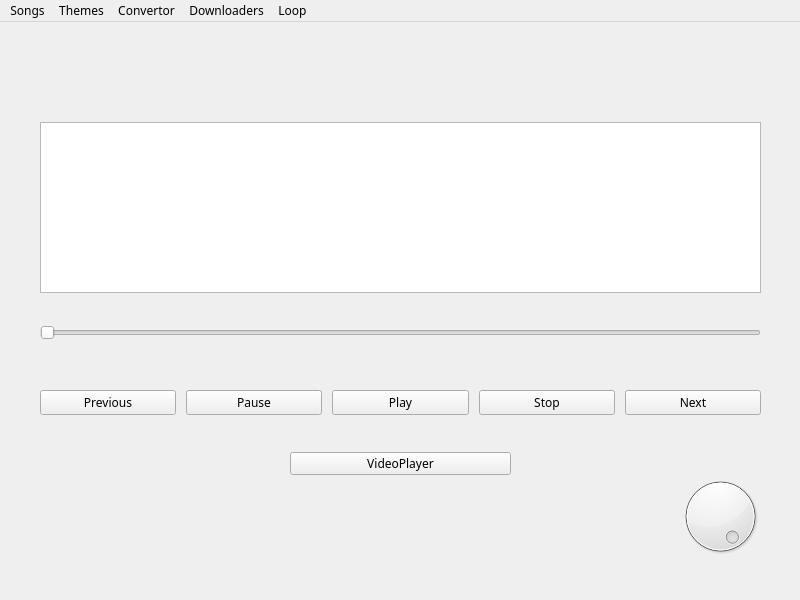
<?xml version="1.0" encoding="UTF-8"?>
<ui version="4.0">
 <class>MusicMainWindow</class>
 <widget class="QMainWindow" name="MainWindow">
  <property name="windowModality">
   <enum>Qt::ApplicationModal</enum>
  </property>
  <property name="geometry">
   <rect>
    <x>0</x>
    <y>0</y>
    <width>800</width>
    <height>600</height>
   </rect>
  </property>
  <property name="font">
   <font>
    <family>Google Sans</family>
   </font>
  </property>
  <property name="windowTitle">
   <string>TheRagingBeast</string>
  </property>
  <property name="styleSheet">
   <string notr="true"/>
  </property>
  <widget class="QWidget" name="centralwidget">
   <widget class="QWidget" name="verticalLayoutWidget">
    <property name="geometry">
     <rect>
      <x>0</x>
      <y>10</y>
      <width>800</width>
      <height>80</height>
     </rect>
    </property>
    <layout class="QVBoxLayout" name="verticalLayout">
     <property name="spacing">
      <number>0</number>
     </property>
     <property name="sizeConstraint">
      <enum>QLayout::SetDefaultConstraint</enum>
     </property>
     <item alignment="Qt::AlignHCenter|Qt::AlignVCenter">
      <widget class="QLabel" name="trblogo">
       <property name="text">
        <string/>
       </property>
       <property name="pixmap">
        <pixmap>assets/logo.png</pixmap>
       </property>
       <property name="alignment">
        <set>Qt::AlignCenter</set>
       </property>
       <property name="indent">
        <number>0</number>
       </property>
      </widget>
     </item>
    </layout>
   </widget>
   <widget class="QWidget" name="horizontalLayoutWidget">
    <property name="geometry">
     <rect>
      <x>40</x>
      <y>340</y>
      <width>721</width>
      <height>81</height>
     </rect>
    </property>
    <layout class="QHBoxLayout" name="horizontalLayout" stretch="0,0,0,0,0">
     <property name="spacing">
      <number>10</number>
     </property>
     <property name="sizeConstraint">
      <enum>QLayout::SetDefaultConstraint</enum>
     </property>
     <item>
      <widget class="QPushButton" name="prevbutton">
       <property name="text">
        <string>Previous</string>
       </property>
      </widget>
     </item>
     <item>
      <widget class="QPushButton" name="pausebutton">
       <property name="text">
        <string>Pause</string>
       </property>
      </widget>
     </item>
     <item>
      <widget class="QPushButton" name="playbutton">
       <property name="text">
        <string>Play</string>
       </property>
      </widget>
     </item>
     <item>
      <widget class="QPushButton" name="stopbutton">
       <property name="text">
        <string>Stop</string>
       </property>
      </widget>
     </item>
     <item>
      <widget class="QPushButton" name="nextbutton">
       <property name="text">
        <string>Next</string>
       </property>
      </widget>
     </item>
    </layout>
   </widget>
   <widget class="QWidget" name="verticalLayoutWidget_2">
    <property name="geometry">
     <rect>
      <x>40</x>
      <y>280</y>
      <width>721</width>
      <height>61</height>
     </rect>
    </property>
    <layout class="QVBoxLayout" name="verticalLayout_2">
     <item>
      <widget class="QSlider" name="songslider">
       <property name="cursor">
        <cursorShape>ArrowCursor</cursorShape>
       </property>
       <property name="mouseTracking">
        <bool>true</bool>
       </property>
       <property name="focusPolicy">
        <enum>Qt::StrongFocus</enum>
       </property>
       <property name="maximum">
        <number>1000000000</number>
       </property>
       <property name="pageStep">
        <number>10</number>
       </property>
       <property name="orientation">
        <enum>Qt::Horizontal</enum>
       </property>
      </widget>
     </item>
    </layout>
   </widget>
   <widget class="QLabel" name="loadinganim">
    <property name="geometry">
     <rect>
      <x>290</x>
      <y>450</y>
      <width>151</width>
      <height>61</height>
     </rect>
    </property>
    <property name="text">
     <string/>
    </property>
   </widget>
   <widget class="QListView" name="songslist">
    <property name="geometry">
     <rect>
      <x>40</x>
      <y>100</y>
      <width>721</width>
      <height>171</height>
     </rect>
    </property>
    <property name="focusPolicy">
     <enum>Qt::StrongFocus</enum>
    </property>
    <property name="editTriggers">
     <set>QAbstractItemView::NoEditTriggers</set>
    </property>
    <property name="dragEnabled">
     <bool>false</bool>
    </property>
    <property name="dragDropMode">
     <enum>QAbstractItemView::DragOnly</enum>
    </property>
    <property name="defaultDropAction">
     <enum>Qt::MoveAction</enum>
    </property>
   </widget>
   <widget class="QWidget" name="verticalLayoutWidget_3">
    <property name="geometry">
     <rect>
      <x>0</x>
      <y>530</y>
      <width>801</width>
      <height>41</height>
     </rect>
    </property>
    <layout class="QVBoxLayout" name="verticalLayout_3">
     <item alignment="Qt::AlignHCenter">
      <widget class="QLabel" name="infolabel">
       <property name="sizePolicy">
        <sizepolicy hsizetype="Maximum" vsizetype="Preferred">
         <horstretch>0</horstretch>
         <verstretch>0</verstretch>
        </sizepolicy>
       </property>
       <property name="minimumSize">
        <size>
         <width>500</width>
         <height>0</height>
        </size>
       </property>
       <property name="maximumSize">
        <size>
         <width>83</width>
         <height>16777215</height>
        </size>
       </property>
       <property name="text">
        <string/>
       </property>
       <property name="textFormat">
        <enum>Qt::AutoText</enum>
       </property>
       <property name="alignment">
        <set>Qt::AlignCenter</set>
       </property>
      </widget>
     </item>
    </layout>
   </widget>
   <widget class="QLabel" name="nowplaying">
    <property name="geometry">
     <rect>
      <x>0</x>
      <y>480</y>
      <width>561</width>
      <height>39</height>
     </rect>
    </property>
    <property name="text">
     <string/>
    </property>
   </widget>
   <widget class="QDial" name="voldial">
    <property name="geometry">
     <rect>
      <x>650</x>
      <y>450</y>
      <width>141</width>
      <height>89</height>
     </rect>
    </property>
    <property name="maximum">
     <number>100</number>
    </property>
    <property name="value">
     <number>100</number>
    </property>
    <property name="wrapping">
     <bool>false</bool>
    </property>
    <property name="notchesVisible">
     <bool>false</bool>
    </property>
   </widget>
   <widget class="QPushButton" name="videobut">
    <property name="geometry">
     <rect>
      <x>290</x>
      <y>430</y>
      <width>221</width>
      <height>23</height>
     </rect>
    </property>
    <property name="text">
     <string>VideoPlayer</string>
    </property>
   </widget>
  </widget>
  <widget class="QMenuBar" name="menubar">
   <property name="geometry">
    <rect>
     <x>0</x>
     <y>0</y>
     <width>800</width>
     <height>21</height>
    </rect>
   </property>
   <widget class="QMenu" name="menuSongs">
    <property name="title">
     <string>Songs</string>
    </property>
    <widget class="QMenu" name="menuCreate_Playlist">
     <property name="title">
      <string>Create Playlist</string>
     </property>
     <addaction name="plcurrentadded"/>
    </widget>
    <addaction name="addsongs"/>
    <addaction name="menuCreate_Playlist"/>
    <addaction name="importpl"/>
    <addaction name="clearpl"/>
   </widget>
   <widget class="QMenu" name="menuThemes">
    <property name="title">
     <string>Themes</string>
    </property>
    <addaction name="defaulttheme"/>
    <addaction name="darkblue"/>
    <addaction name="darkamber"/>
    <addaction name="darkred"/>
    <addaction name="darkyellow"/>
   </widget>
   <widget class="QMenu" name="menuConvertor">
    <property name="title">
     <string>Convertor</string>
    </property>
    <addaction name="convertsong"/>
   </widget>
   <widget class="QMenu" name="menuDownloaders">
    <property name="title">
     <string>Downloaders</string>
    </property>
    <addaction name="ytdl"/>
    <addaction name="jiosavn"/>
   </widget>
   <widget class="QMenu" name="menuLoop">
    <property name="title">
     <string>Loop</string>
    </property>
    <addaction name="loopone"/>
    <addaction name="loopall"/>
    <addaction name="looprandom"/>
   </widget>
   <addaction name="menuSongs"/>
   <addaction name="menuThemes"/>
   <addaction name="menuConvertor"/>
   <addaction name="menuDownloaders"/>
   <addaction name="menuLoop"/>
  </widget>
  <action name="addsongs">
   <property name="checkable">
    <bool>true</bool>
   </property>
   <property name="icon">
    <iconset>
     <normaloff>assets/folder.png</normaloff>assets/folder.png</iconset>
   </property>
   <property name="text">
    <string>Add Songs</string>
   </property>
   <property name="shortcut">
    <string>Ctrl+O</string>
   </property>
   <property name="shortcutContext">
    <enum>Qt::WindowShortcut</enum>
   </property>
  </action>
  <action name="defaulttheme">
   <property name="text">
    <string>Default</string>
   </property>
  </action>
  <action name="darkblue">
   <property name="text">
    <string>Dark Blue</string>
   </property>
  </action>
  <action name="darkamber">
   <property name="text">
    <string>Dark Amber</string>
   </property>
  </action>
  <action name="darkred">
   <property name="text">
    <string>Dark Red</string>
   </property>
  </action>
  <action name="darkyellow">
   <property name="text">
    <string>Dark Yellow</string>
   </property>
  </action>
  <action name="convertsong">
   <property name="text">
    <string>Convert Music</string>
   </property>
  </action>
  <action name="ytdl">
   <property name="text">
    <string>YouTube</string>
   </property>
  </action>
  <action name="jiosavn">
   <property name="text">
    <string>JioSaavn</string>
   </property>
  </action>
  <action name="clearpl">
   <property name="text">
    <string>Clear Playlist</string>
   </property>
  </action>
  <action name="plcurrentadded">
   <property name="text">
    <string>Songs Currently added</string>
   </property>
   <property name="shortcut">
    <string>Ctrl+C</string>
   </property>
  </action>
  <action name="importpl">
   <property name="text">
    <string>Import Playlist</string>
   </property>
  </action>
  <action name="loopone">
   <property name="checkable">
    <bool>true</bool>
   </property>
   <property name="text">
    <string>One</string>
   </property>
  </action>
  <action name="loopall">
   <property name="checkable">
    <bool>true</bool>
   </property>
   <property name="checked">
    <bool>false</bool>
   </property>
   <property name="text">
    <string>All</string>
   </property>
  </action>
  <action name="looprandom">
   <property name="checkable">
    <bool>true</bool>
   </property>
   <property name="text">
    <string>Random</string>
   </property>
  </action>
  <action name="showEq">
   <property name="text">
    <string>Show</string>
   </property>
  </action>
 </widget>
 <resources/>
 <connections/>
</ui>
